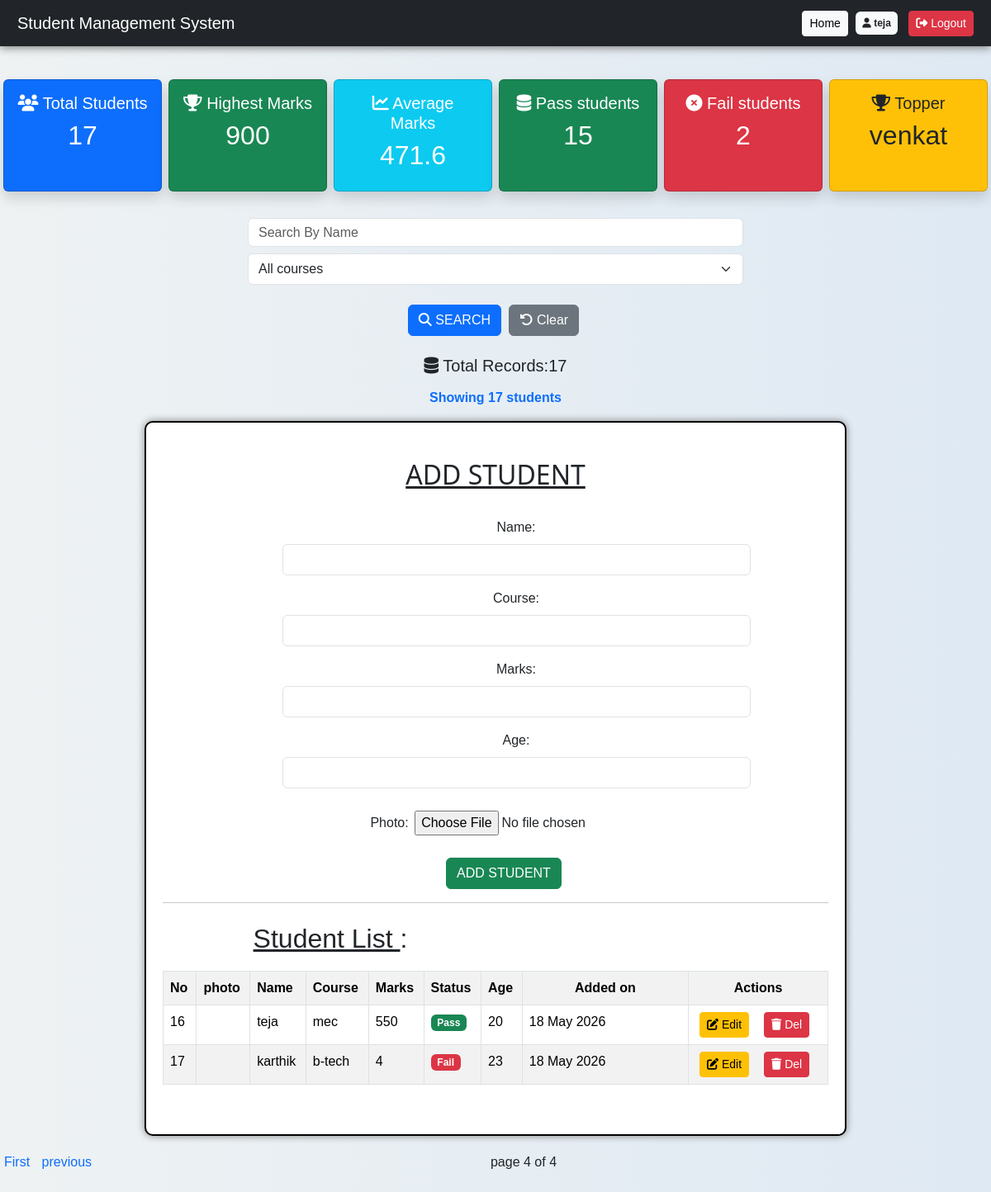
Page /?page=4 (signed in) on the committed database.
### students/models.py (models this page shows, shortened)
class Student(models.Model):
    photo=models.ImageField(upload_to='students/',blank=True,null=True)
    name=models.CharField(max_length=50)
    age=models.IntegerField(null=True,blank=True,validators=[MinValueValidator(1), MaxValueValidator(100)])
    course=models.CharField(max_length=50)
    marks=models.IntegerField(validators=[MinValueValidator(0), MaxValueValidator(1000)])
    created_at=models.DateTimeField(auto_now_add=True)

### students/views.py (the view)
# urls.py: path('', views.student_list, name='student_list'),
@login_required
def student_list(request):
    query = request.GET.get('q', '').strip()
    course_query=request.GET.get('course','').strip()
    form = StudentForm(request.POST or None,request.FILES or None)
    if request.method == "POST":
        if form.is_valid():
            form.save()
            messages.success(request,"student added succesfully !")
            return redirect('/')
    student_list= Student.objects.all().order_by('-id')
    if query:
        student_list = student_list.filter(name__icontains=query)
    if course_query:
        student_list = student_list.filter(course__icontains=course_query)
    total_students=student_list.count()
    highest_marks = student_list.order_by('-marks').first()
    average_marks = student_list.aggregate(Avg('marks'))['marks__avg']
    passed_students=Student.objects.filter(marks__gte=35).count()
    failed_students=Student.objects.filter(marks__lt=35).count()
    topper_name=highest_marks.name if highest_marks else "no data"
    filtered_count=student_list.count()
    paginator=Paginator(student_list,5)
    page_number=request.GET.get('page')
    students=paginator.get_page(page_number)
    return render(request, 'home.html', {
        'students': students,
        'query': query,
        'form': form,
        'total_students':total_students,
        'highest_marks':highest_marks,
        'average_marks':average_marks,
        'passed_students':passed_students,
        'failed_students':failed_students,
        'topper_name':topper_name,
        'filtered_count':filtered_count,
        'course_query':course_query,
    })

### students/forms.py (shortened to what this page needs)
class StudentForm(forms.ModelForm):
    class Meta:
        model=Student
        fields=['name','course','marks','age','photo']
        widgets={
            'name':forms.TextInput(attrs={'class':'form-control w-75 mx-auto'}),
            'course':forms.TextInput(attrs={'class':'form-control w-75 mx-auto'}),
            'marks':forms.NumberInput(attrs={'class':'form-control w-75 mx-auto'}),
            'age':forms.NumberInput(attrs={'class':'form-control w-75 mx-auto'}),
          }

### students/templates/home.html (shortened to what this page needs)
<!DOCTYPE html>
<html lang="en">
<head>
    <link href="https://cdn.jsdelivr.net/npm/bootstrap@5.3.3/dist/css/bootstrap.min.css" rel="stylesheet">
    <link rel="stylesheet" href="https://cdnjs.cloudflare.com/ajax/libs/font-awesome/6.5.1/css/all.min.css">
</head>
<body>
    <nav class="navbar navbar-dark bg-dark px-3">
    <a class="navbar-brand" href="/">Student Management System</a>
    <div>
        <a href="/" class="btn btn-light btn-sm">Home</a>
    <span class="badge text-dark bg-light me-1 p-2"><i class="fa-solid fa-user"></i>  {{ request.user.username }} </span>
    <a href="/logout/" class="btn btn-danger btn-sm"><i class="fa-solid fa-right-from-bracket"></i> Logout</a>
    </div>
</nav><br>
<div class="d-flex justify-content-center gap-2 flex-wrap">
    <div class="card bg-primary text-white shadow p-3 text-center w-23 mt-3" style="width:12rem;">
    <h5><i class="fa-solid fa-users"></i>   Total Students</h5>
    <h2>{{ total_students }}</h2>
</div>
    <div class="card bg-success text-white shadow p-3 text-center w-23 mt-3 " style="width:12rem;">
    <h5> <i class="fa-solid fa-trophy"></i>   Highest Marks</h5>
    <h2>{{ highest_marks.marks }}</h2>
</div>
<div class="card bg-info text-white shadow p-3 text-center w-23 mt-3" style="width:12rem;">
    <h5> <i class="fa-solid fa-chart-line"></i>  Average Marks</h5>
    <h2>{{ average_marks|floatformat:1 }}</h2>
</div>
<div class="card bg-success text-white shadow p-3 text-center w-23 mt-3" style="width:12rem;">
    <h5><i class="fa-solid fa-database"></i>  Pass students</h5>
    <h2>{{ passed_students }}</h2>
</div>
<div class="card bg-danger text-white shadow p-3 text-center mt-3" style="width:12rem;">
    <h5><i class="fa-solid fa-circle-xmark"></i>  Fail students</h5>
    <h2>{{ failed_students }}</h2>
</div>
<div class="card bg-warning text-dark shadow p-3 text-center mt-3" style="width:12rem;">
    <h5><i class="fa-solid fa-trophy"></i>  Topper</h5>
    <h2>{{ topper_name }}</h2>
</div>
</div>
<br>
    <center>
        <form method="GET" class="mb-4">
          <input type="text" name="q" placeholder="Search By Name" class="form-control w-50 mx-auto"  style="height: 35px; width: 400px; margin-right: 10px;">
          <select name="course" class="form-select w-50 mx-auto">
            <option value="">All courses</option>
          </select><br>
        <button type="submit" class="btn btn-primary"> <i class="fa-solid fa-magnifying-glass"></i> SEARCH</button> <a href="/" class="btn btn-secondary"><i class="fa-solid fa-rotate-left"></i> Clear</a><br>
    </form>
<h5 class="mt-3 text-dark"><i class="fa-solid fa-database"></i>  Total Records:{{ total_students }}</h5>
<p class="fw-bold text-primary" style="margin-top: 15px;">Showing {{ filtered_count }} students</p>
     <div class="teja">
   <br>
<h2 style="font-family: 'Segoe UI', Tahoma, Geneva, Verdana, sans-serif;"><U>ADD STUDENT</U></h2><br>
<form method="POST" enctype="multipart/form-data" style="margin-left:50px;">
     {{ form.as_p }}
   <button type="submit" class="btn btn-success" style="margin-right: 30px;">ADD STUDENT</button><br>
</form>
<hr>
<h2 class="mt-4 mb-3" style="margin-right: 400px;"><u>Student List </u>:</h2>
<div class="w-100">
<table class="table table-bordered table-hover table-striped">
    <tr>
        <th>No</th>
        <th>photo</th>
        <th>Name</th>
        <th>Course</th>
        <th>Marks</th>
        <th>Status</th>
        <th>Age</th>
        <th class="w-25" style="text-align: center;">Added on</th>
        <th style="text-align: center;">Actions</th>
    </tr>
    {% for s in students %}
    <tr>
        <td>{{ students.start_index|add:forloop.counter0 }}</td>
        <td>{% if s.photo %} <img src="{{ s.photo.url }}" width="50" height="50"> <br>{% endif %}</td>
        <td>{{ s.name }}</td>
        <td>{{ s.course }}</td>
        <td>{{ s.marks }}</td>
        <td>{% if s.marks >= 350 %} <span class="badge bg-success">Pass</span> {% else %} <span class="badge bg-danger">Fail</span> {% endif %} </td>
        <td>{{ s.age }}</td>
        <td>{{ s.created_at|date:"d M Y" }}</td>
      <td><div class="d-flex gap-2 align-items-center"><a href="/edit/{{ s.id }}" class="btn btn-warning btn-sm" onclick="return confirm('Are you Sure  you want to edit the student?')"> <i class="fa-solid fa-pen-to-square"></i> Edit</a>
        <a href="/delete/{{ s.id }}" class="btn btn-danger btn-sm" onclick="return confirm('Are you sure you want to Delete this Student? ')"> <i class="fa-solid fa-trash"></i> Del</a></div>
    </td>
     </tr>
    {% empty %}
    <tr>
    <td colspan="9" class="text-center text-danger fw-bold">No students found</td>
   </tr>
   {% endfor %}
</table>
</div>
<br>
 </center>
 <div class="d-flex justify-content-between mt-3">
   <div>
    {% if students.has_previous %}
    <a href="?page=1">First</a>
    <a href="?page={{ students.previous_page_number }}">previous</a>
    {% endif %}
    </div>
    <div class="me-5">
    page   {{ students.number }} of {{ students.paginator.num_pages }}
    </div>
 </div>
 <br><br>
 </body>
</html>

### students/templates/home.html (style rules this page uses)
body { font-family: Arial, Helvetica, sans-serif; background: linear-gradient(to right, #eef2f3, #dfe9f3); }
.teja { border: 2px black solid; border-radius: 10px; box-shadow: 0px 0px 10px gray; align-items: center; width: 150%; max-width: 850px; background-color: white; padding: 20px; margin-bottom: 20px; animation: fadeIn 0.7s ease; }
input { width: 40%; padding: 3px; margin: 8px 0; }
button { background-color: rgb(38, 171, 58); padding: 10px; cursor: pointer; color: white; font-size: 10px; border: none; border-radius: 10px; }
a { justify-content: space-evenly; text-decoration: none; margin: 0 5px; }
table { margin-top: 20px; }
.navbar { box-shadow: 0px 2px 10px gray; }

### rows in the picture
Student: marks "900", name "venkat"
Student: start_index|add "16", name "teja", course "mec", marks "550", shows "Pass", age "20", created_at "18 May 2026"
Student: start_index|add "17", name "karthik", course "b-tech", marks "4", shows "Fail", age "23", created_at "18 May 2026"

### other values in the picture
{{ request.user.username }} "teja"
{{ total_students }} "17"
{{ average_marks|floatformat:1 }} "471.6"
{{ passed_students }} "15"
{{ failed_students }} "2"
{{ filtered_count }} "17"
{{ students.number }} "4"
{{ students.paginator.num_pages }} "4"
